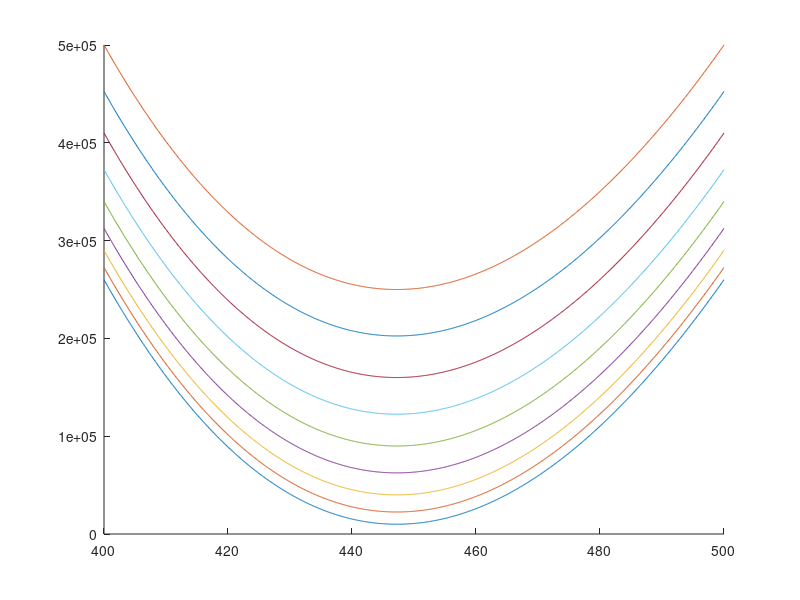

The MATLAB source for this figure:
function func

global R L C
global w0 alpha wc

C=1e-6;
L=5;

ww=[];

R=100:50:500;

w0=(L.*C).^(-0.5);
alpha=R./(2*L);
wc=(w0.^2-alpha.^2).^0.5;

hold on;

for i=1:length(R)

    data=[R(i) alpha(i) wc(i) ];
    
    w=400:0.1:500;
    Rw=(w.*L-(w.*C).^(-1)).^2 + R(i).^2;
    plot(w,Rw);

    %2*R.*ones(1,length(w));
    %plot(w, abs(Rw-2*R.^2.*ones(1,length(w))));
    disp(w(minimums(abs(Rw-2*R(i).^2.*ones(1,length(w))))));
    disp([(w0.^2+alpha(i).^2).^0.5-alpha(i) , (w0.^2+alpha(i).^2).^0.5+alpha(i)] );
    disp('----');
    

    ww=[ww; data];
end

end

function ret=minimums(mas)

ret=[];
for i = 2 : length(mas)-1
    if mas(i-1)>mas(i) & mas(i)<mas(i+1)
        ret=[ret,i];
    end
end

end

